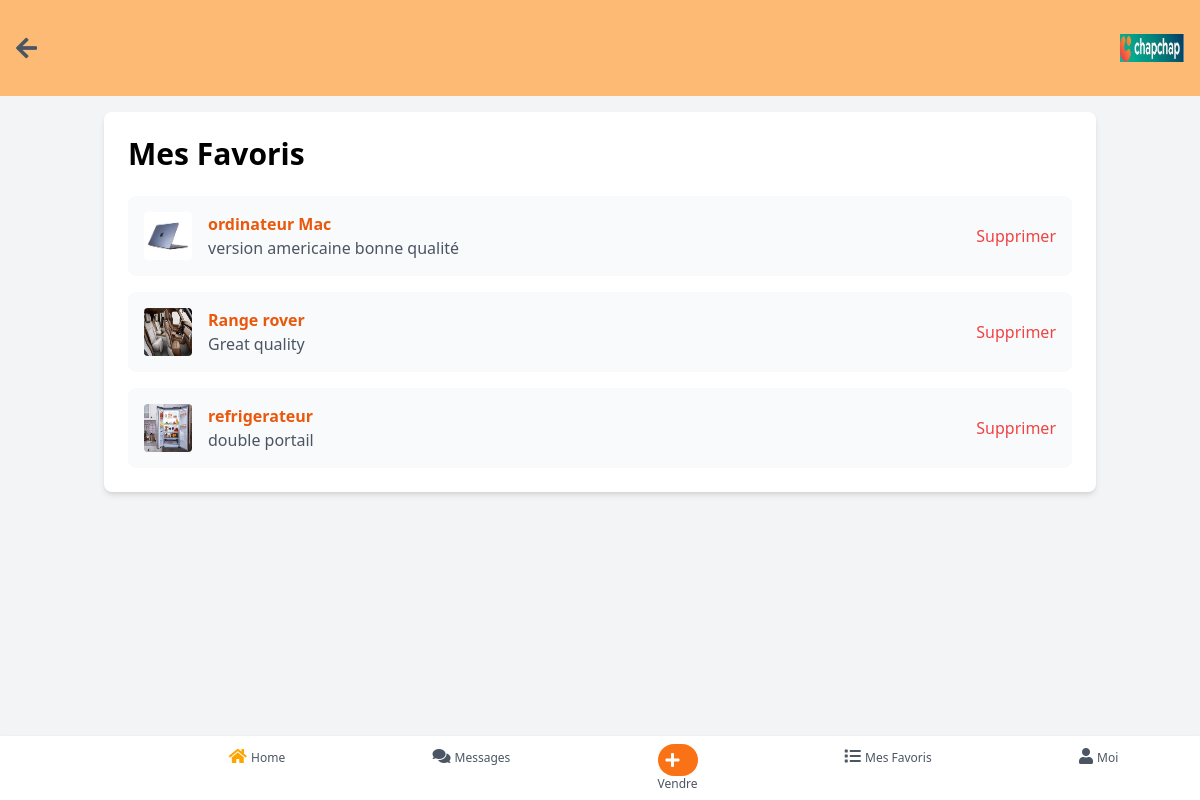
The app's page /myadds/ (signed in) with its own data.
### chapchap/models.py (models this page shows, shortened)
class Product(models.Model):
    user = models.ForeignKey(settings.AUTH_USER_MODEL, on_delete=models.CASCADE)
    category = models.ForeignKey('Category', on_delete=models.CASCADE, related_name="products")
    name = models.CharField(max_length=255)
    phone = models.CharField(max_length=20)
    location = models.CharField(max_length=255)  # Selected country, city, and neighborhood
    latitude = models.FloatField(null=True, blank=True)
    longitude = models.FloatField(null=True, blank=True)
    price = models.DecimalField(max_digits=15, decimal_places=2)
    description = models.TextField()
    date_posted = models.DateTimeField(auto_now_add=True)
    liked_by = models.ManyToManyField(
        settings.AUTH_USER_MODEL,
        related_name='liked_products',
        blank=True
    )
    views = models.PositiveIntegerField(default=0)  # Track how many times product is viewed
    clicks = models.PositiveIntegerField(default=0)  # Track user interactions (e.g., clicks, inquiries)
    is_sponsored = models.BooleanField(default=False)  # Flag for sponsored products
    priority_score = models.FloatField(default=0.0)  # Store computed ranking score

class Photo(models.Model):
    product = models.ForeignKey(Product, related_name='photos', on_delete=models.CASCADE)
    image = models.ImageField(upload_to='product_photos/')

### chapchap/views.py (the view)
# urls.py: path('myadds/', views.myadds, name='myadds'),
@login_required
def myadds(request):
    liked_products = request.user.liked_products.all()
    return render(request, 'myadds.html', {'liked_products': liked_products})

### templates/myadds.html (shortened to what this page needs)
{% load static %}
{% load humanize %}
<html lang="en">
 <head>
  <script src="https://cdn.tailwindcss.com">
  </script>
  <link href="https://cdnjs.cloudflare.com/ajax/libs/font-awesome/5.15.3/css/all.min.css" rel="stylesheet"/>
 </head>
  <body class="bg-gray-100 font-roboto">
    <div class="w-full flex items-center justify-between p-4  bg-orange-300">
      <button onclick="window.history.back()" class="text-gray-600 hover:text-gray-900">
          <i class="fas fa-arrow-left text-2xl"></i>
      </button>
      <div class="flex items-center">
        <img alt="Logo" class="h-16 w-16 object-contain"
             src="{% static 'images/logo.jpg'%}"/>
    </div>
  </div>
      <div class="container mx-auto p-4">
        <div class="bg-white shadow-md rounded-lg p-6">
          <h1 class="text-3xl font-bold mb-6">Mes Favoris</h1>
          <div class="space-y-4">
            {% if liked_products %}
            {% for product in liked_products %}
            <a href="{% url 'details' product.id %}">
            <div
              class="bg-gray-50 p-4 rounded-lg flex justify-between items-center"
            >
              <div class="flex items-center space-x-4">
                {% if product.photos.all|length > 0 %}
                <img
                  alt="Image of {{ product.name }}"
                  class="w-12 h-12 rounded"
                  height="50"
                  src="{{ product.photos.all.0.image.url }}"
                  width="50"
                />
                {% endif %}
                <div>
                  <h4 class="font-semibold text-orange-600">{{ product.name }}</h4>
                  <p class="text-gray-600">{{ product.description }}</p>
                </div>
              </div>
              <div class="space-x-2">
                  <div class="space-x-2">
                      <a href="{% url 'toggle_like' product.id %}" class="text-red-500 hover:underline">Supprimer</a>
                  </div>
              </div>
            </div>
            <a href="{% url 'details' product.id %}">
            {% endfor %}
            {% else %}
            <p class="text-gray-600">Vous n'avez aucun produit aimé.</p>
            {% endif %}
          </div>
        </div>
      </div>
   <footer class="bg-white shadow p-2 fixed bottom-0 w-full flex justify-around">
    <div class="flex flex-col items-center">
     <a href="{% url 'home' %}">
         <i class="fas fa-home text-gray-600 active-icon"></i>
         <span class="text-xs text-gray-600">Home</span>
     </a>
    </div>
    <div class="flex flex-col items-center">
        <a href="{% url 'chat:user_chats' %}">
         <i class="fas fa-comments text-gray-600"></i>
         <span class="text-xs text-gray-600">Messages</span>
        </a>
    </div>
    <div class="flex flex-col items-center">
         <a href="{% url 'add_product' %}">
             <div class="bg-orange-500 text-white rounded-full p-2">
                 <i class="fas fa-plus"></i>
             </div>
             <span class="text-xs text-gray-600">Vendre</span>
         </a>
     </div>
    <div class="flex flex-col items-center">
         <a href="{% url 'myadds' %}">
             <i class="fas fa-list text-gray-600"></i>
             <span class="text-xs text-gray-600">Mes Favoris</span>
         </a>
    </div>
    <div class="flex flex-col items-center">
     <a href="{% url 'account' %}">
         <i class="fas fa-user text-gray-600"></i>
         <span class="text-xs text-gray-600">Moi</span>
     </a>
    </div>
   </footer>
  </body>
</html>

### templates/myadds.html (style rules this page uses)
html, body { height: 100%; overflow: auto; }
.active-icon { color: orange !important; }

### records on screen
Product: photos.all.0.image (picture), name "ordinateur Mac", description "version americaine bonne qualité"
Product: photos.all.0.image (picture), name "Range rover", description "Great quality"
Product: photos.all.0.image (picture), name "refrigerateur", description "double portail"
